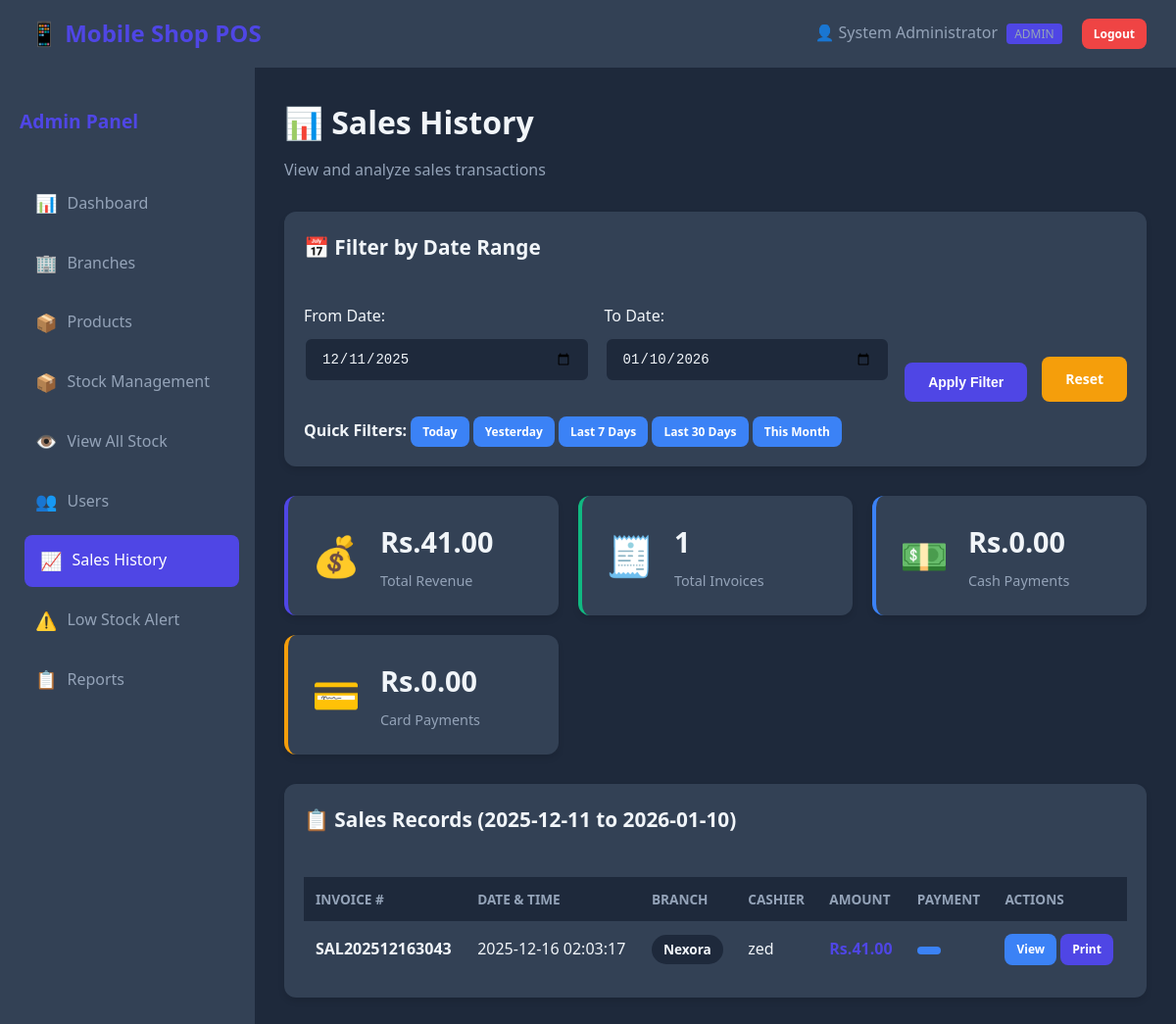
The page /user/sales_history.php (signed in) on the database its author committed.
### tables this page shows
CREATE TABLE `sales` (
  `id` int(11) NOT NULL,
  `sale_number` varchar(50) NOT NULL,
  `branch_id` int(11) NOT NULL,
  `user_id` int(11) NOT NULL,
  `total_amount` decimal(10,2) NOT NULL,
  `payment_method` enum('cash','card','bank_transfer') NOT NULL DEFAULT 'cash',
  `sale_date` timestamp NOT NULL DEFAULT current_timestamp()
);

CREATE TABLE `branches` (
  `id` int(11) NOT NULL,
  `name` varchar(100) NOT NULL,
  `branch_code` char(3) NOT NULL,
  `location` varchar(200) DEFAULT NULL,
  `status` enum('active','inactive') DEFAULT 'active',
  `created_at` timestamp NOT NULL DEFAULT current_timestamp()
);

CREATE TABLE `users` (
  `id` int(11) NOT NULL,
  `username` varchar(50) NOT NULL,
  `password` varchar(255) NOT NULL,
  `full_name` varchar(100) NOT NULL,
  `role` enum('admin','user') DEFAULT 'user',
  `branch_id` int(11) DEFAULT NULL,
  `status` enum('active','inactive') DEFAULT 'active',
  `created_at` timestamp NOT NULL DEFAULT current_timestamp()
);

### user/sales_history.php (the view, shortened to what this page needs)
<?php
$db = new Database();
$conn = $db->getConnection();
$role = $_SESSION['role'];
$date_from = $_GET['date_from'] ?? date('Y-m-d', strtotime('-30 days'));
$date_to = $_GET['date_to'] ?? date('Y-m-d');
$query = "SELECT s.*, b.name as branch_name, b.branch_code, u.full_name as cashier
          FROM sales s
          JOIN branches b ON s.branch_id = b.id
          JOIN users u ON s.user_id = u.id
          WHERE DATE(s.sale_date) BETWEEN '$date_from' AND '$date_to'";
$query .= " ORDER BY s.sale_date DESC";
$sales = $conn->query($query);
$totals_query = "SELECT
                    COUNT(*) as total_sales,
                    COALESCE(SUM(total_amount), 0) as total_revenue,
                    COALESCE(SUM(CASE WHEN payment_method='cash' THEN total_amount ELSE 0 END), 0) as cash_total,
                    COALESCE(SUM(CASE WHEN payment_method='card' THEN total_amount ELSE 0 END), 0) as card_total
                 FROM sales s
                 WHERE DATE(s.sale_date) BETWEEN '$date_from' AND '$date_to'";
$totals = $conn->query($totals_query)->fetch_assoc();
?>
<!DOCTYPE html>
<html lang="en">
<head>
    <link rel="stylesheet" href="../assets/css/style.css">
</head>
<body>
    <?php include '../includes/header.php'; ?>
    <div class="main-container">
        <?php
        if($role == 'admin') {
            include '../includes/admin_sidebar.php';
        } else {
            include '../includes/user_sidebar.php';
        }
        ?>
        <div class="content">
            <div class="page-header">
                <h1>📊 Sales History</h1>
                <p>View and analyze sales transactions</p>
            </div>
            <div class="card">
                <div class="card-header">
                    <h2>📅 Filter by Date Range</h2>
                </div>
                <div class="card-body">
                    <form method="GET" action="" class="form-inline">
                        <div class="form-row">
                            <div class="form-group">
                                <label>From Date:</label>
                                <input type="date" name="date_from" value="<?php echo $date_from; ?>" class="form-control" max="<?php echo date('Y-m-d'); ?>">
                            </div>
                            <div class="form-group">
                                <label>To Date:</label>
                                <input type="date" name="date_to" value="<?php echo $date_to; ?>" class="form-control" max="<?php echo date('Y-m-d'); ?>">
                            </div>
                            <button type="submit" class="btn btn-primary">Apply Filter</button>
                            <a href="sales_history.php" class="btn btn-warning">Reset</a>
                        </div>
                    </form>
                    <div style="margin-top: 15px;">
                        <strong>Quick Filters:</strong>
                        <a href="?date_from=<?php echo date('Y-m-d'); ?>&date_to=<?php echo date('Y-m-d'); ?>" class="btn btn-sm btn-info">Today</a>
                        <a href="?date_from=<?php echo date('Y-m-d', strtotime('yesterday')); ?>&date_to=<?php echo date('Y-m-d', strtotime('yesterday')); ?>" class="btn btn-sm btn-info">Yesterday</a>
                        <a href="?date_from=<?php echo date('Y-m-d', strtotime('-7 days')); ?>&date_to=<?php echo date('Y-m-d'); ?>" class="btn btn-sm btn-info">Last 7 Days</a>
                        <a href="?date_from=<?php echo date('Y-m-d', strtotime('-30 days')); ?>&date_to=<?php echo date('Y-m-d'); ?>" class="btn btn-sm btn-info">Last 30 Days</a>
                        <a href="?date_from=<?php echo date('Y-m-01'); ?>&date_to=<?php echo date('Y-m-d'); ?>" class="btn btn-sm btn-info">This Month</a>
                    </div>
                </div>
            </div>
            <div class="stats-grid">
                <div class="stat-card primary">
                    <div class="stat-icon">💰</div>
                    <div class="stat-details">
                        <h3><?php echo CURRENCY . number_format($totals['total_revenue'], 2); ?></h3>
                        <p>Total Revenue</p>
                    </div>
                </div>
                <div class="stat-card success">
                    <div class="stat-icon">🧾</div>
                    <div class="stat-details">
                        <h3><?php echo $totals['total_sales']; ?></h3>
                        <p>Total Invoices</p>
                    </div>
                </div>
                <div class="stat-card info">
                    <div class="stat-icon">💵</div>
                    <div class="stat-details">
                        <h3><?php echo CURRENCY . number_format($totals['cash_total'], 2); ?></h3>
                        <p>Cash Payments</p>
                    </div>
                </div>
                <div class="stat-card warning">
                    <div class="stat-icon">💳</div>
                    <div class="stat-details">
                        <h3><?php echo CURRENCY . number_format($totals['card_total'], 2); ?></h3>
                        <p>Card Payments</p>
                    </div>
                </div>
            </div>
            <div class="card">
                <div class="card-header">
                    <h2>📋 Sales Records (<?php echo $date_from; ?> to <?php echo $date_to; ?>)</h2>
                </div>
                <div class="card-body">
                    <div class="table-responsive">
                        <table class="data-table">
                            <thead>
                                <tr>
                                    <th>Invoice #</th>
                                    <th>Date & Time</th>
                                    <?php if($role == 'admin'): ?>
                                    <th>Branch</th>
                                    <?php endif; ?>
                                    <th>Cashier</th>
                                    <th>Amount</th>
                                    <th>Payment</th>
                                    <th>Actions</th>
                                </tr>
                            </thead>
                            <tbody>
                                <?php if($sales->num_rows > 0): ?>
                                    <?php while($sale = $sales->fetch_assoc()): ?>
                                    <tr>
                                        <td><strong><?php echo $sale['sale_number']; ?></strong></td>
                                        <td><?php echo date('Y-m-d H:i:s', strtotime($sale['sale_date'])); ?></td>
                                        <?php if($role == 'admin'): ?>
                                        <td><span class="badge"><?php echo $sale['branch_name']; ?></span></td>
                                        <?php endif; ?>
                                        <td><?php echo $sale['cashier']; ?></td>
                                        <td><strong style="color: var(--primary);"><?php echo CURRENCY . number_format($sale['total_amount'], 2); ?></strong></td>
                                        <td>
                                            <span class="badge badge-<?php echo $sale['payment_method']=='cash'?'success':'info'; ?>">
                                            </span>
                                        </td>
                                        <td>
                                            <a href="view_sale_details.php?id=<?php echo $sale['id']; ?>" class="btn btn-sm btn-info">View</a>
                                            <a href="print_invoice.php?sale_id=<?php echo $sale['id']; ?>" target="_blank" class="btn btn-sm btn-primary">Print</a>
                                        </td>
                                    </tr>
                                    <?php endwhile; ?>
                                <?php endif; ?>
                            </tbody>
                        </table>
                    </div>
                </div>
            </div>
        </div>
    </div>
</body>
</html>

### assets/css/style.css (style rules this page uses)
:root { --primary: #4f46e5; --primary-dark: #4338ca; --success: #10b981; --danger: #ef4444; --warning: #f59e0b; --info: #3b82f6; --dark: #1e293b; --dark-light: #334155; --dark-lighter: #475569; --text: #f1f5f9; --text-muted: #94a3b8; --border: #334155; }
* { margin: 0; padding: 0; box-sizing: border-box; }
body { font-family: 'Segoe UI', Tahoma, Geneva, Verdana, sans-serif; background: var(--dark); color: var(--text); line-height: 1.6; }
.form-group { margin-bottom: 20px; }
.form-group label { display: block; margin-bottom: 8px; font-weight: 500; color: var(--text); }
.form-control { width: 100%; padding: 12px 16px; background: var(--dark); border: 2px solid var(--border); border-radius: 8px; color: var(--text); font-size: 14px; transition: all 0.3s; }
.btn { padding: 12px 24px; border: none; border-radius: 8px; font-size: 14px; font-weight: 600; cursor: pointer; transition: all 0.3s; text-decoration: none; display: inline-block; text-align: center; }
.btn-primary { background: var(--primary); color: white; }
.btn-info { background: var(--info); color: white; }
.btn-warning { background: var(--warning); color: white; }
.btn-sm { padding: 6px 12px; font-size: 12px; }
.main-container { display: flex; min-height: 100vh; }
.content { flex: 1; padding: 30px; background: var(--dark); overflow-y: auto; }
.page-header { margin-bottom: 30px; }
.page-header h1 { font-size: 2em; margin-bottom: 10px; }
.page-header p { color: var(--text-muted); }
.card { background: var(--dark-light); border-radius: 12px; margin-bottom: 30px; box-shadow: 0 4px 6px rgba(0,0,0,0.1); }
.card-header { padding: 20px; border-bottom: 1px solid var(--border); display: flex; justify-content: space-between; align-items: center; }
.card-header h2 { font-size: 1.3em; }
.card-body { padding: 20px; }
.stats-grid { display: grid; grid-template-columns: repeat(auto-fit, minmax(250px, 1fr)); gap: 20px; margin-bottom: 30px; }
.stat-card { background: var(--dark-light); padding: 24px; border-radius: 12px; display: flex; align-items: center; box-shadow: 0 4px 6px rgba(0,0,0,0.1); transition: transform 0.3s; }
.stat-card.primary { border-left: 4px solid var(--primary); }
.stat-card.success { border-left: 4px solid var(--success); }
.stat-card.info { border-left: 4px solid var(--info); }
.stat-card.warning { border-left: 4px solid var(--warning); }
.stat-icon { font-size: 2.5em; margin-right: 20px; }
.stat-details h3 { font-size: 1.8em; margin-bottom: 5px; }
.stat-details p { color: var(--text-muted); font-size: 0.9em; }
.data-table { width: 100%; border-collapse: collapse; }
.data-table thead { background: var(--dark); }
.data-table th, .data-table td { padding: 12px; text-align: left; border-bottom: 1px solid var(--border); }
.data-table th { font-weight: 600; text-transform: uppercase; font-size: 0.85em; color: var(--text-muted); }
.badge { display: inline-block; padding: 4px 12px; border-radius: 20px; font-size: 0.85em; font-weight: 600; background: var(--dark); color: var(--text); }
.badge-info { background: var(--info); color: white; }
.form-inline .form-row { display: flex; gap: 15px; align-items: flex-end; flex-wrap: wrap; }
.form-inline .form-group { flex: 1; min-width: 200px; }
.table-responsive { overflow-x: auto; }

### rows shown on the page
sales: sale_number "SAL202512163043", sale_date "2025-12-16 02:03:17", branch.name "Nexora", user.full_name "zed", total_amount "41.00"

### other values the page prints
SITE_NAME "Mobile Shop POS"
$_SESSION['full_name'] "System Administrator"
CURRENCY "Rs."
$totals['total_revenue'] "41.00"
$totals['total_sales'] "1"
$totals['cash_total'] "0.00"
$totals['card_total'] "0.00"
